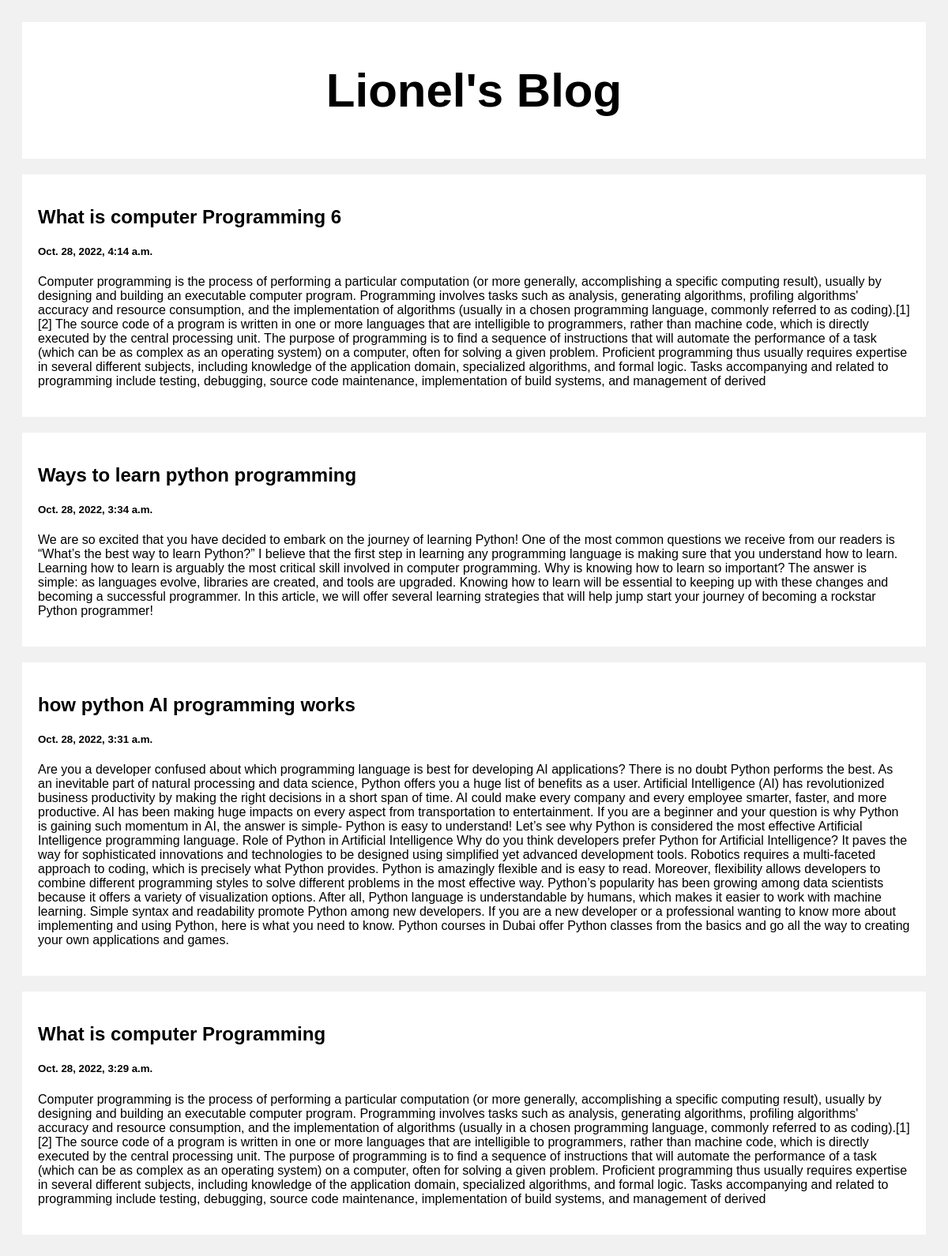
The page / on the database its author committed.
### posts/models.py (models this page shows)
class Post(models.Model):
    title = models.CharField(max_length=100)
    body = models.CharField(max_length=1000000)
    created_at = models.DateTimeField(default = datetime.now, blank=True)

### posts/views.py (the view)
# urls.py: path('', views.index, name='index'),
def index(request):
    posts = Post.objects.all()
    return render(request, 'index.html', {'posts':posts})

### templates/index.html (shortened to what this page needs)
<!DOCTYPE html>
<html>
<head>
</head>
<body>
<div class="header">
  <h2>Lionel's Blog</h2>
</div>
<div class="row">
  <div class="leftcolumn">
    {% for post in posts reversed %}
    <div class="card">
      <a style="text-decoration: none; color: black;" href="/post/{{post.id}}">
        <h2>{{post.title}}</h2>
        <h5>{{post.created_at}}</h5>
        <p>{{post.body}}</p>
      </a>
    </div>
    {% endfor %}
  </div>
</div>
</body>
</html>

### templates/index.html (style rules this page uses)
* { box-sizing: border-box; }
body { font-family: Arial; padding: 20px; background: #f1f1f1; }
.header { padding: 2px; font-size: 40px; text-align: center; background: white; }
.leftcolumn { float: left; width: 100%; }
.card { background-color: white; padding: 20px; margin-top: 20px; }
.row:after { content: ""; display: table; clear: both; }

### rows shown on the page
Post: title "What is computer Programming 6", created_at "Oct. 28, 2022, 4:14 a.m.", body "Computer programming is the process of performing a particular computation (or more generally, accomplishing a specific computing result), usually by designing and building an executable computer program. Programming involves tasks such as analysis, generating algorithms, profiling algorithms' accuracy and resource consumption, and the implementation of algorithms (usually in a chosen programming language, commonly referred to as coding).[1][2] The source code of a program is written in one or more languages that are intelligible to programmers, rather than machine code, which is directly executed by the central processing unit. The purpose of programming is to find a sequence of…"
Post: title "Ways to learn python programming", created_at "Oct. 28, 2022, 3:34 a.m.", body "We are so excited that you have decided to embark on the journey of learning Python! One of the most common questions we receive from our readers is “What’s the best way to learn Python?” I believe that the first step in learning any programming language is making sure that you understand how to learn. Learning how to learn is arguably the most critical skill involved in computer programming. Why is knowing how to learn so important? The answer is simple: as languages evolve, libraries are created, and tools are upgraded. Knowing how to learn will be essential to keeping up with these changes and becoming a successful programmer. In this article, we will offer several learning strategies…"
Post: title "how python AI programming works", created_at "Oct. 28, 2022, 3:31 a.m.", body "Are you a developer confused about which programming language is best for developing AI applications? There is no doubt Python performs the best. As an inevitable part of natural processing and data science, Python offers you a huge list of benefits as a user. Artificial Intelligence (AI) has revolutionized business productivity by making the right decisions in a short span of time. AI could make every company and every employee smarter, faster, and more productive. AI has been making huge impacts on every aspect from transportation to entertainment. If you are a beginner and your question is why Python is gaining such momentum in AI, the answer is simple- Python is easy to understand!…"
Post: title "What is computer Programming", created_at "Oct. 28, 2022, 3:29 a.m.", body "Computer programming is the process of performing a particular computation (or more generally, accomplishing a specific computing result), usually by designing and building an executable computer program. Programming involves tasks such as analysis, generating algorithms, profiling algorithms' accuracy and resource consumption, and the implementation of algorithms (usually in a chosen programming language, commonly referred to as coding).[1][2] The source code of a program is written in one or more languages that are intelligible to programmers, rather than machine code, which is directly executed by the central processing unit. The purpose of programming is to find a sequence of…"
